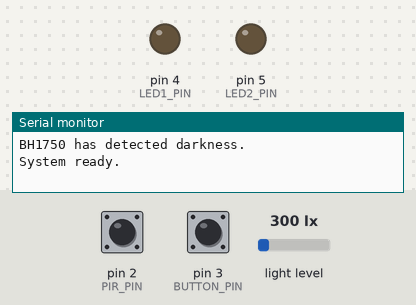
Simulated run of this sketch. Board: Arduino Uno, built with avr-gcc and run on an emulated ATmega328P. On the bench: output pins drawn as LEDs (lit = HIGH), the last lines printed to the serial monitor. The inputs (shaded band) are chosen by the test bench; at power-on: pin 3 (BUTTON_PIN) HIGH, pin 2 (PIR_PIN) HIGH, light level 300 lx.

Above: at 1.2 s.
1.3 s: pin 3 (BUTTON_PIN) pulled LOW for 0.15 s
At 2.0 s:
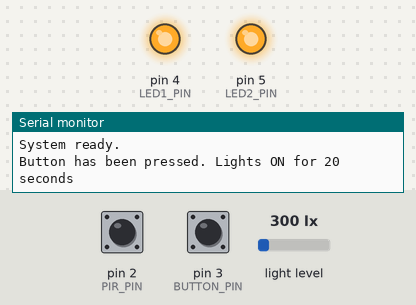
2.9 s: pin 2 (PIR_PIN) pulsed LOW 2 times (0.12 s each, 0.3 s apart)
Timing chart, 0 to 22.8 s (numbered marks = the images above; inputs shaded):
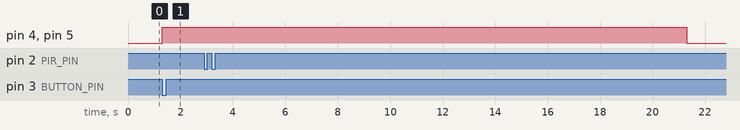

Measured:
- after the input at 1.3 s, pin 4 (LED1_PIN), pin 5 (LED2_PIN): LOW → HIGH at once

The sketch:

Task4.1P.ino
```cpp
#include <Wire.h>
#include <BH1750.h>

BH1750 lightSensor;

// Pins
const int PIR_PIN = 2;
const int BUTTON_PIN = 3;
const int LED1_PIN = 4;
const int LED2_PIN = 5;

// Darkness threshold
const float DARK_LEVEL = 30.0;

// Light ON time
const unsigned long LIGHT_TIME = 20000;  // 20 seconds

// Interrupt flags
volatile bool pirTriggered = false;
volatile bool buttonTriggered = false;

// Timer
unsigned long lightStartTime = 0;
bool lightsOn = false;

// PIR interrupt
void pirInterrupt()
{
  pirTriggered = true;
}

// Button interrupt
void buttonInterrupt()
{
  buttonTriggered = true;
}

void setup()
{
  Serial.begin(9600);

  pinMode(PIR_PIN, INPUT);
  pinMode(BUTTON_PIN, INPUT_PULLUP);

  pinMode(LED1_PIN, OUTPUT);
  pinMode(LED2_PIN, OUTPUT);

  digitalWrite(LED1_PIN, LOW);
  digitalWrite(LED2_PIN, LOW);

  // Start BH1750
  Wire.begin();

  if (lightSensor.begin())
  {
    Serial.println("BH1750 has detected darkness.");
  }
  else
  {
    Serial.println("BH1750 has not detected.");
  }

  // PIR interrupt
  attachInterrupt(
    digitalPinToInterrupt(PIR_PIN),
    pirInterrupt,
    RISING
  );

  // Push button interrupt
  attachInterrupt(
    digitalPinToInterrupt(BUTTON_PIN),
    buttonInterrupt,
    FALLING
  );

  Serial.println("System ready.");
}

void loop()
{
  // PIR MOTION

  if (pirTriggered)
  {
    pirTriggered = false;

    float lux = lightSensor.readLightLevel();

    Serial.print("Motion has been detected. Light: ");
    Serial.print(lux);
    Serial.println(" lux");

    // Only turn on automatically when dark
    if (lux < DARK_LEVEL)
    {
      digitalWrite(LED1_PIN, HIGH);
      digitalWrite(LED2_PIN, HIGH);

      lightsOn = true;
      lightStartTime = millis();

      Serial.println("Lights ON for 20 seconds");
    }
    else
    {
      Serial.println("Lights remain OFF");
    }
  }
  // PUSH BUTTON

  if (buttonTriggered)
  {
    buttonTriggered = false;

    digitalWrite(LED1_PIN, HIGH);
    digitalWrite(LED2_PIN, HIGH);

    lightsOn = true;
    lightStartTime = millis();

    Serial.println("Button has been pressed. Lights ON for 20 seconds");
  }
  // 20 SECOND TIMER

  if (lightsOn &&
      millis() - lightStartTime >= LIGHT_TIME)
  {
    digitalWrite(LED1_PIN, LOW);
    digitalWrite(LED2_PIN, LOW);

    lightsOn = false;

    Serial.println("20 seconds have been completed");
  }

  delay(100);
}
```
